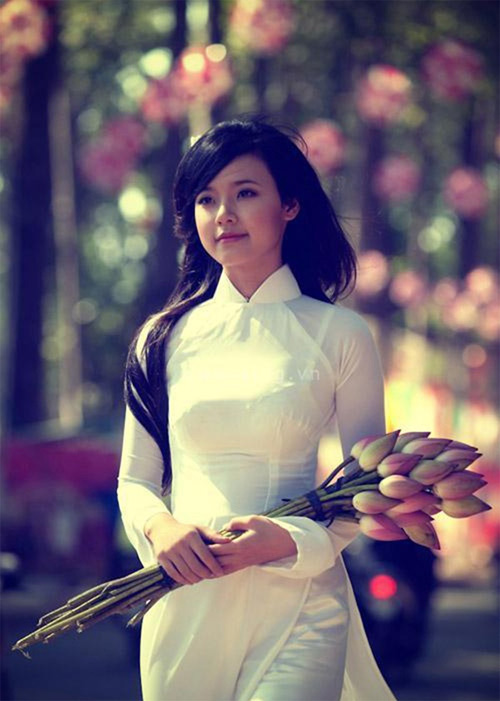
#> input picture Image_Processing/TUẦN 5 - FEATURE EXTRACTION/Code/IMG/person.jpg, 500 x 701 px
$ python -i main.py   (imports and definitions only)
#> lines starting #> are read from the running program, lines starting #| are printed output that depends on the picture
import tkinter as tk
from tkinter import filedialog
import cv2
from matplotlib import pyplot as plt
from skimage.feature import hog
from skimage import exposure

def extract_features(image_path, feature_type='canny'):
    # Đọc ảnh từ đường dẫn
#> called with image_path = '../IMG/person.jpg', feature_type = 'canny'
    image = cv2.imread(image_path)
#> image is the input picture: shape (701, 500, 3); mean B, G, R 113.6, 101.8, 113.8

    # Rút trích đặc trưng dựa trên loại đặc trưng được chỉ định
    if feature_type == 'canny':
        # Chuyển ảnh sang grayscale để xử lý
        gray_image = cv2.cvtColor(image, cv2.COLOR_BGR2GRAY)
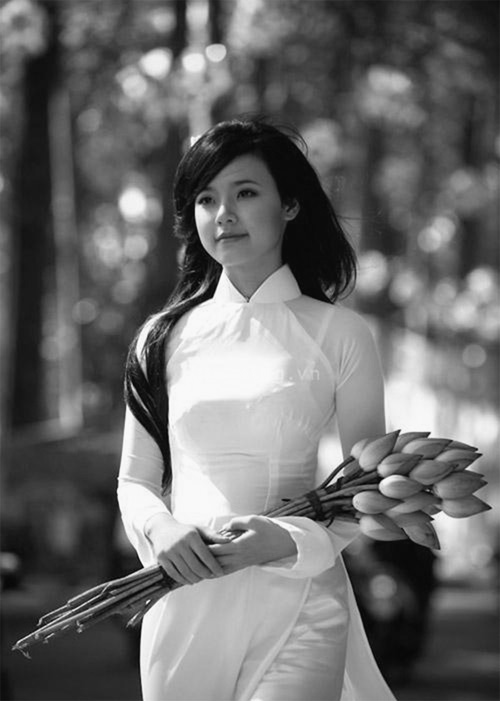
#> gray_image: shape (701, 500); min 4, max 253, mean 106.8
        # Rút trích đặc trưng sử dụng phép biến đổi Canny
        features = cv2.Canny(gray_image, 100, 200)
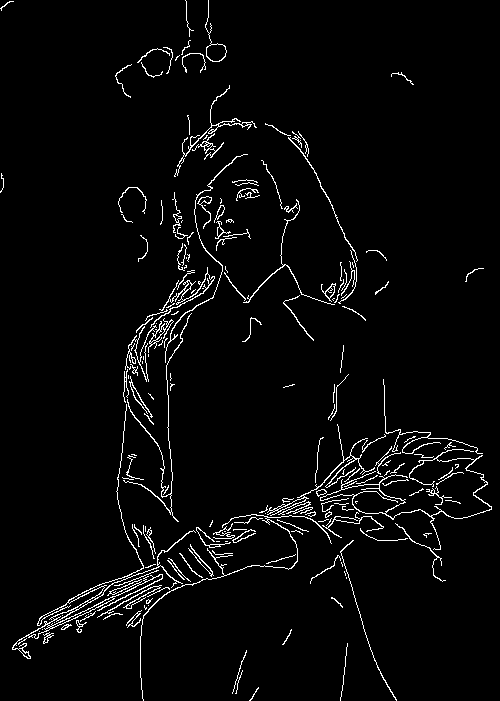
#> features: shape (701, 500); 3.4% white in thin lines or dots
    elif feature_type == 'hog':
        # Chuyển ảnh sang grayscale để xử lý
        gray_image = cv2.cvtColor(image, cv2.COLOR_BGR2GRAY)
        # Rút trích đặc trưng sử dụng HOG
        features, _ = hog(gray_image, orientations=8, pixels_per_cell=(16, 16), cells_per_block=(1, 1), visualize=True)
        features = exposure.rescale_intensity(features, in_range=(0, 10))
    else:
        raise ValueError("Unsupported feature type")

    return features

def select_image(feature_type):
    # Mở cửa sổ để chọn tệp ảnh
    file_path = filedialog.askopenfilename()

    if file_path:
        # Rút trích đặc trưng từ ảnh và hiển thị kết quả
        features = extract_features(file_path, feature_type)
        plt.imshow(features, cmap='gray')
        plt.title('Extracted Features')
        plt.axis('off')
        plt.show()

# Tạo cửa sổ Tkinter
# [2 lines not run here, left out]

# Tạo nút để chọn ảnh sử dụng Canny
# [1 line that did not run here, left out]
# [1 line not run here, left out]

# Tạo nút để chọn ảnh sử dụng HOG
# [1 line that did not run here, left out]
# [4 lines not run here, left out]

>>> result = extract_features('../IMG/person.jpg')

$ run again, on Image_Processing/TUẦN 5 - FEATURE EXTRACTION/Code/IMG/rose.jpg
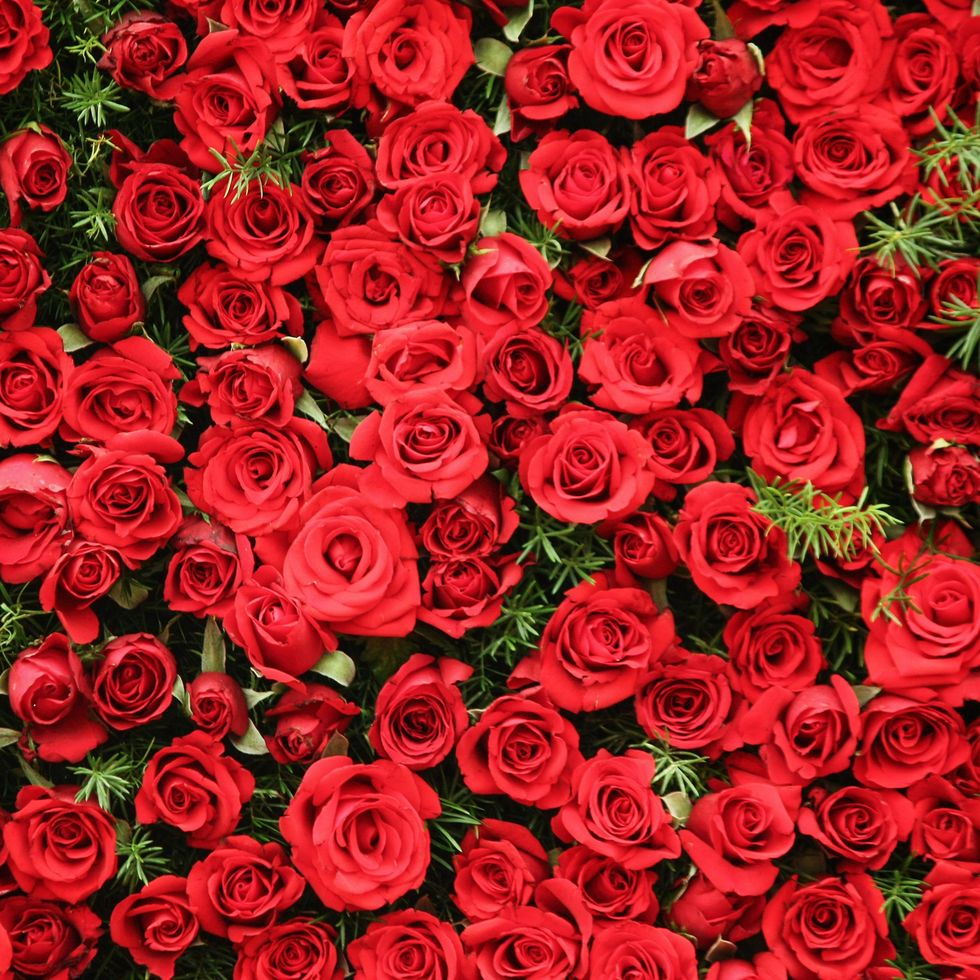
#> input picture Image_Processing/TUẦN 5 - FEATURE EXTRACTION/Code/IMG/rose.jpg, 980 x 980 px
#> in extract_features, image is the input picture: shape (980, 980, 3); mean B, G, R 33.5, 33, 160.6
#> in extract_features, `gray_image = cv2.cvtColor(image, cv2.COLOR_BGR2GRAY)`:
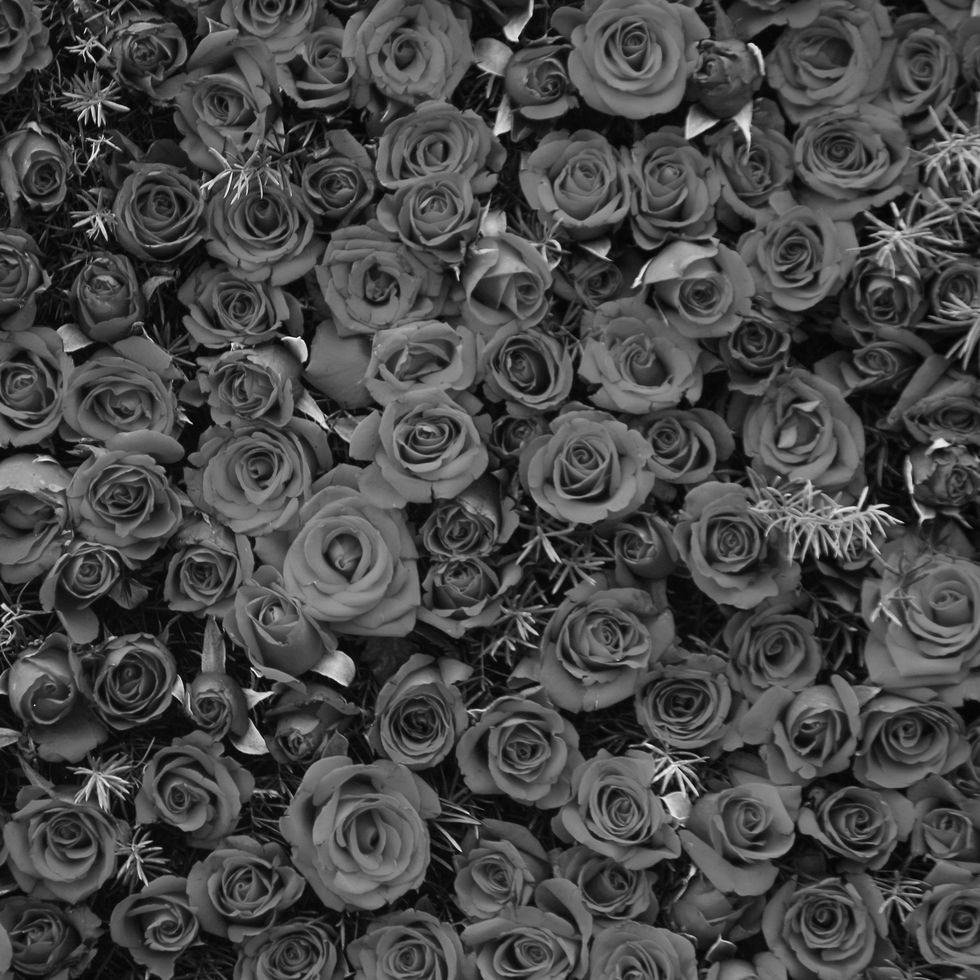
#> gray_image: shape (980, 980); min 0, max 248, mean 71.2
#> in extract_features, `features = cv2.Canny(gray_image, 100, 200)`:
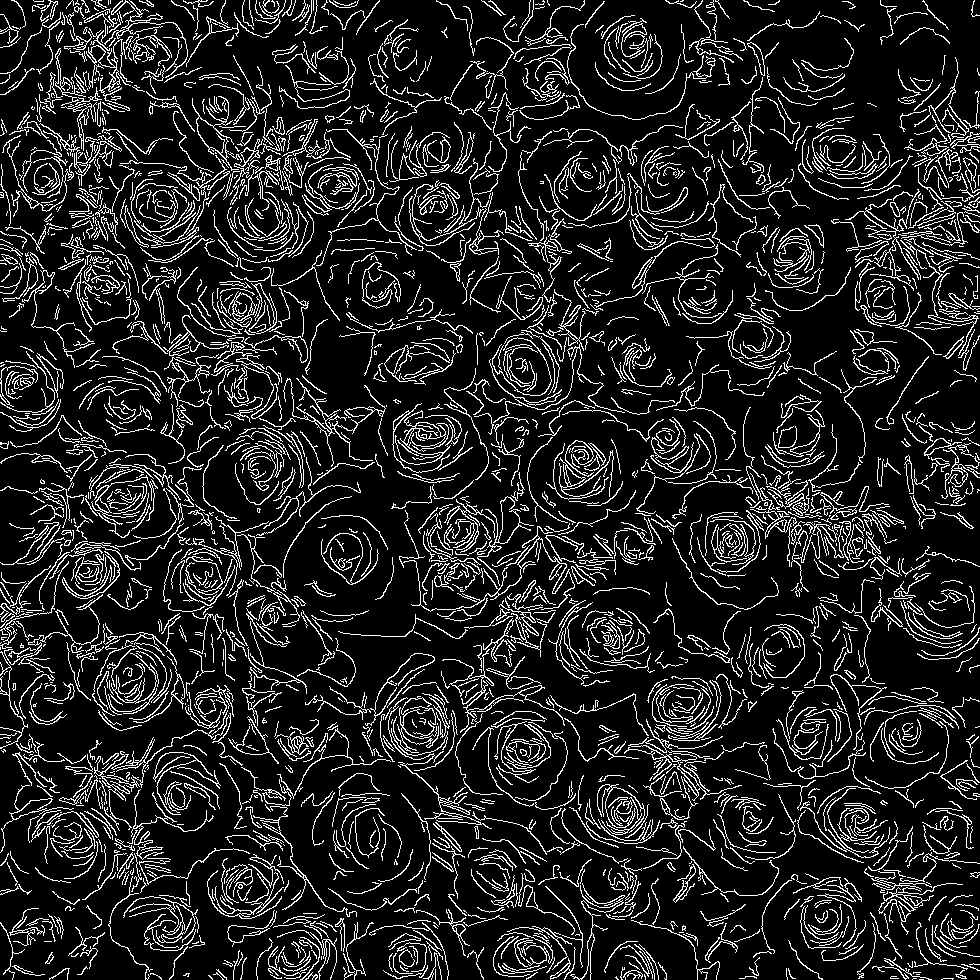
#> features: shape (980, 980); 13.3% white in thin lines or dots
